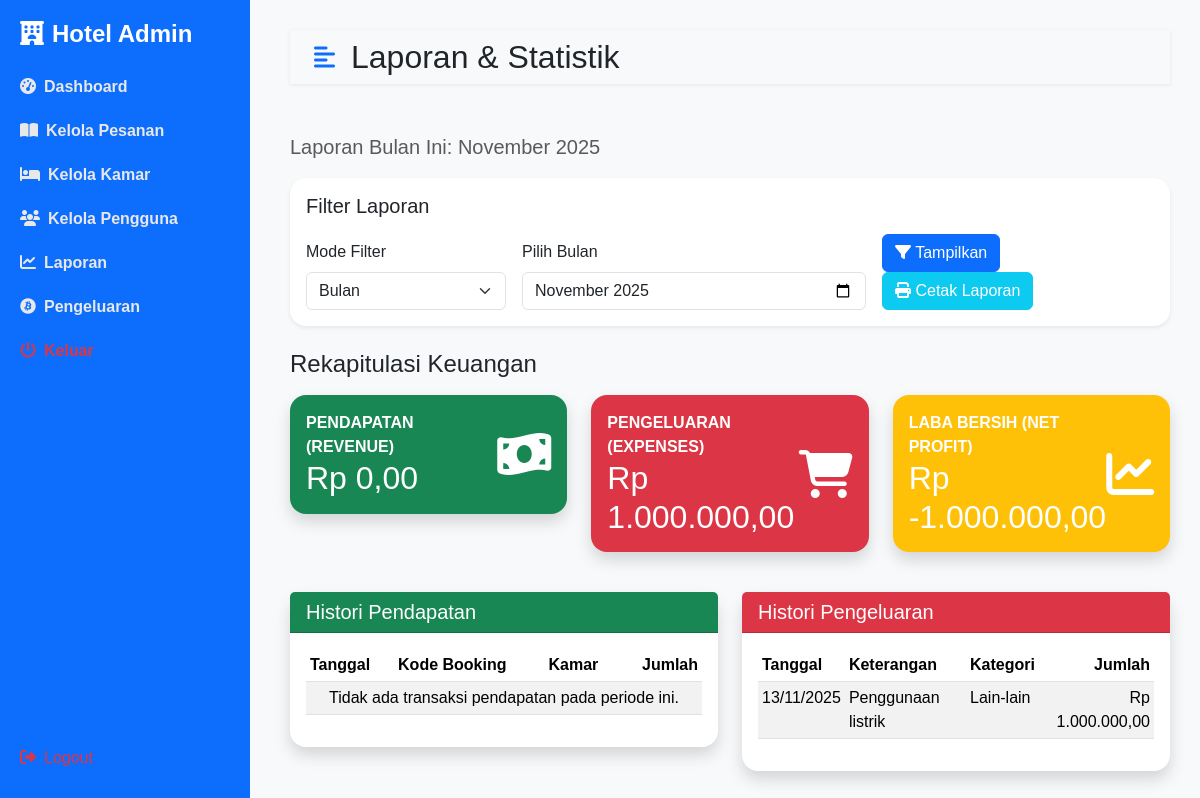
Page /admin/laporan_keuangan.php on the committed database.
### tables this page shows
CREATE TABLE `pengeluaran` (
  `id` int NOT NULL,
  `tanggal` date DEFAULT NULL,
  `keterangan` varchar(255) DEFAULT NULL,
  `jumlah` decimal(10,2) DEFAULT NULL,
  `kategori` varchar(100) DEFAULT NULL,
  `user_id` int DEFAULT NULL
);

### admin/laporan_keuangan.php (the view, shortened to what this page needs)
<?php
include '../koneksi.php';
$filter_mode = $_GET['filter_mode'] ?? 'month';
$filter_start = '';
$filter_end = '';
$filter_display = '';
if ($filter_mode == 'day' && isset($_GET['date_filter']) && !empty($_GET['date_filter'])) {
    $date = new DateTime($_GET['date_filter']);
    $filter_start = $date->format('Y-m-d 00:00:00');
    $filter_end = $date->format('Y-m-d 23:59:59');
    $filter_display = 'Laporan Tanggal: ' . $date->format('d F Y');
} else {
    $filter_mode = 'month';
    $start_of_month = new DateTime('first day of this month');
    $end_of_month = new DateTime('last day of this month');
    $end_of_month->setTime(23, 59, 59);
    $filter_start = $start_of_month->format('Y-m-d H:i:s');
    $filter_end = $end_of_month->format('Y-m-d H:i:s');
    $filter_display = 'Laporan Bulan Ini: ' . $start_of_month->format('F Y');
}
function getTotalRevenue($koneksi, $start, $end)
{
    $query = "
        SELECT SUM(total_price) as total
        FROM bookings
        WHERE (status = 'paid' OR status = 'checked_out')
        AND created_at BETWEEN ? AND ?
    ";
    if ($stmt = $koneksi->prepare($query)) {
        $stmt->bind_param("ss", $start, $end);
        $stmt->execute();
        $result = $stmt->get_result()->fetch_assoc();
        return $result['total'] ?? 0;
    }
    return 0;
}
function getTotalExpenses($koneksi, $start, $end)
{
    $query = "
        SELECT SUM(jumlah) as total
        FROM pengeluaran
        WHERE tanggal BETWEEN DATE(?) AND DATE(?)
    ";
    if ($stmt = $koneksi->prepare($query)) {
        $stmt->bind_param("ss", $start, $end);
        $stmt->execute();
        $result = $stmt->get_result()->fetch_assoc();
        return $result['total'] ?? 0;
    }
    return 0;
}
function getRevenueHistory($koneksi, $start, $end)
{
    $query = "
        SELECT
            b.booking_code, b.total_price, b.created_at, b.status,
            u.name as user_name,
            r.room_number,
            rt.name as room_type_name
        FROM bookings b
        JOIN users u ON b.user_id = u.id
        JOIN rooms r ON b.room_id = r.id
        JOIN room_types rt ON r.room_type_id = rt.id
        WHERE (b.status = 'paid' OR b.status = 'checked_out')
        AND b.created_at BETWEEN ? AND ?
        ORDER BY b.created_at DESC
    ";
    if ($stmt = $koneksi->prepare($query)) {
        $stmt->bind_param("ss", $start, $end);
        $stmt->execute();
        $result = $stmt->get_result()->fetch_all(MYSQLI_ASSOC);
        return $result;
    }
    return [];
}
function getExpenseHistory($koneksi, $start, $end)
{
    $query = "
        SELECT
            p.tanggal, p.keterangan, p.jumlah, p.kategori,
            u.name as user_id_name
        FROM pengeluaran p
        JOIN users u ON p.user_id = u.id
        WHERE p.tanggal BETWEEN DATE(?) AND DATE(?)
        ORDER BY p.tanggal DESC
    ";
    if ($stmt = $koneksi->prepare($query)) {
        $stmt->bind_param("ss", $start, $end);
        $stmt->execute();
        $result = $stmt->get_result()->fetch_all(MYSQLI_ASSOC);
        return $result;
    }
    return [];
}
$total_revenue = getTotalRevenue($koneksi, $filter_start, $filter_end);
$total_expenses = getTotalExpenses($koneksi, $filter_start, $filter_end);
$net_profit = $total_revenue - $total_expenses;
$revenue_history = getRevenueHistory($koneksi, $filter_start, $filter_end);
$expense_history = getExpenseHistory($koneksi, $filter_start, $filter_end);
function formatRupiah($amount)
{
    return 'Rp ' . number_format($amount, 2, ',', '.');
}
?>
<!DOCTYPE html>
<html lang="id">
<head>
    <link href="https://cdn.jsdelivr.net/npm/bootstrap@5.3.2/dist/css/bootstrap.min.css" rel="stylesheet">
    <link rel="stylesheet" href="https://cdnjs.cloudflare.com/ajax/libs/font-awesome/6.4.0/css/all.min.css">
    <link rel="stylesheet" href="../assets/css/admin-style.css">
</head>
<body class="bg-light">
    <div id="print-container">
        <?php include "sidebar.php" ?>
    </div>
    <div class="container-print content">
        <nav class="navbar navbar-expand-lg navbar-light bg-transparent px-4">
            <div class="d-flex align-items-center">
                <i class="fas fa-align-left primary-text fs-4 me-3" id="menu-toggle"></i>
                <h2 class="fs-2 m-0">Laporan & Statistik</h2>
            </div>
        </nav>
        <p class="lead text-muted no-print mt-5"><?= $filter_display ?></p>
        <div class="card shadow-sm mb-4 p-3 no-print">
            <h5 class="card-title mb-3">Filter Laporan</h5>
            <form method="GET" action="laporan_keuangan.php" class="row g-3 align-items-end">
                <div class="col-md-3">
                    <label for="filter_mode" class="form-label">Mode Filter</label>
                    <select class="form-select" id="filter_mode" name="filter_mode" onchange="toggleFilterInputs(this.value)">
                        <option value="month" <?= $filter_mode == 'month' ? 'selected' : '' ?>>Bulan</option>
                    </select>
                </div>
                <div class="col-md-5">
                    <div id="month_input" style="display: <?= $filter_mode == 'month' ? 'block' : 'none' ?>;">
                        <label for="month_filter" class="form-label">Pilih Bulan</label>
                        <input type="month" class="form-control" id="month_filter" name="month_filter"
                            value="<?= $filter_mode == 'month' && isset($_GET['month_filter']) ? htmlspecialchars($_GET['month_filter']) : date('Y-m') ?>">
                    </div>
                </div>
                <div class="col-md-4">
                    <button type="submit" class="btn btn-primary me-2"><i class="fas fa-filter"></i> Tampilkan</button>
                    <button type="button" class="btn btn-info text-white" onclick="window.print()"><i class="fas fa-print"></i> Cetak Laporan</button>
                </div>
            </form>
        </div>
        <h4 class="mb-3">Rekapitulasi Keuangan</h4>
        <div class="row mb-4">
            <div class="col-md-4 mb-3">
                <div class="card bg-success text-print shadow">
                    <div class="card-body">
                        <div class="d-flex justify-content-between align-items-center">
                            <div>
                                <div class="text-uppercase fw-bold">Pendapatan (Revenue)</div>
                                <h2 class="mb-0"><?= formatRupiah($total_revenue) ?></h2>
                            </div>
                            <i class="fas fa-money-bill-wave fa-3x"></i>
                        </div>
                    </div>
                </div>
            </div>
            <div class="col-md-4 mb-3">
                <div class="card bg-danger text-print shadow">
                    <div class="card-body">
                        <div class="d-flex justify-content-between align-items-center">
                            <div>
                                <div class="text-uppercase fw-bold">Pengeluaran (Expenses)</div>
                                <h2 class="mb-0"><?= formatRupiah($total_expenses) ?></h2>
                            </div>
                            <i class="fas fa-shopping-cart fa-3x"></i>
                        </div>
                    </div>
                </div>
            </div>
            <div class="col-md-4 mb-3">
                <?php $laba_class = $net_profit >= 0 ? 'bg-primary text-print' : 'bg-warning text-print'; ?>
                <div class="card <?= $laba_class ?> shadow">
                    <div class="card-body">
                        <div class="d-flex justify-content-between align-items-center">
                            <div>
                                <div class="text-uppercase fw-bold">Laba Bersih (Net Profit)</div>
                                <h2 class="mb-0"><?= formatRupiah($net_profit) ?></h2>
                            </div>
                            <i class="fas fa-chart-line fa-3x"></i>
                        </div>
                    </div>
                </div>
            </div>
        </div>
        <div class="row">
            <div class="col-lg-6 mb-4">
                <div class="card shadow">
                    <div class="card-header bg-success text-white">
                        <h5 class="mb-0">Histori Pendapatan</h5>
                    </div>
                    <div class="card-body">
                        <div class="table-responsive">
                            <table class="table table-sm table-hover table-striped">
                                <thead>
                                    <tr>
                                        <th>Tanggal</th>
                                        <th>Kode Booking</th>
                                        <th>Kamar</th>
                                        <th class="text-end">Jumlah</th>
                                    </tr>
                                </thead>
                                <tbody>
                                    <?php if (!empty($revenue_history)): ?>
                                        <?php foreach ($revenue_history as $rev): ?>
                                            <tr>
                                                <td><?= date('d/m/Y', strtotime($rev['created_at'])) ?></td>
                                                <td><?= htmlspecialchars($rev['booking_code']) ?></td>
                                                <td><?= htmlspecialchars($rev['room_number']) ?> (<?= htmlspecialchars($rev['room_type_name']) ?>)</td>
                                                <td class="text-end"><?= formatRupiah($rev['total_price']) ?></td>
                                            </tr>
                                        <?php endforeach; ?>
                                    <?php else: ?>
                                        <tr>
                                            <td colspan="4" class="text-center">Tidak ada transaksi pendapatan pada periode ini.</td>
                                        </tr>
                                    <?php endif; ?>
                                </tbody>
                            </table>
                        </div>
                    </div>
                </div>
            </div>
            <div class="col-lg-6 mb-4">
                <div class="card shadow">
                    <div class="card-header bg-danger text-white">
                        <h5 class="mb-0">Histori Pengeluaran</h5>
                    </div>
                    <div class="card-body">
                        <div class="table-responsive">
                            <table class="table table-sm table-hover table-striped">
                                <thead>
                                    <tr>
                                        <th>Tanggal</th>
                                        <th>Keterangan</th>
                                        <th>Kategori</th>
                                        <th class="text-end">Jumlah</th>
                                    </tr>
                                </thead>
                                <tbody>
                                    <?php if (!empty($expense_history)): ?>
                                        <?php foreach ($expense_history as $exp): ?>
                                            <tr>
                                                <td><?= date('d/m/Y', strtotime($exp['tanggal'])) ?></td>
                                                <td><?= htmlspecialchars($exp['keterangan']) ?></td>
                                                <td><?= htmlspecialchars($exp['kategori']) ?></td>
                                                <td class="text-end"><?= formatRupiah($exp['jumlah']) ?></td>
                                            </tr>
                                        <?php endforeach; ?>
                                    <?php else: ?>
                                        <tr>
                                            <td colspan="4" class="text-center">Tidak ada transaksi pengeluaran pada periode ini.</td>
                                        </tr>
                                    <?php endif; ?>
                                </tbody>
                            </table>
                        </div>
                    </div>
                </div>
            </div>
        </div>
    </div>
</body>
</html>

### assets/css/admin-style.css (style rules this page uses)
:root { --main-bg-color: #f8f9fa; --main-text-color: #000; --primary-color: #0d6efd; --secondary-color: #dee2e6; }
#menu-toggle { cursor: pointer; }
.primary-text { color: var(--primary-color); }
body { background-color: #f8f9fb; font-family: 'Poppins', sans-serif; }
.navbar { background: white; box-shadow: 0 1px 4px rgba(0, 0, 0, 0.08); }
.card { border: none; border-radius: 1rem; }
.content { margin-left: 260px; padding: 30px; }

### admin/laporan_keuangan.php (style rules this page uses)
.text-print { color: white; }

### rows in the picture
pengeluaran: tanggal "13/11/2025", keterangan "Penggunaan listrik", kategori "Lain-lain", jumlah "Rp 1.000.000,00"

### other values in the picture
$filter_display "Laporan Bulan Ini: November 2025"
formatRupiah($total_revenue) "Rp 0,00"
formatRupiah($total_expenses) "Rp 1.000.000,00"
formatRupiah($net_profit) "Rp -1.000.000,00"
